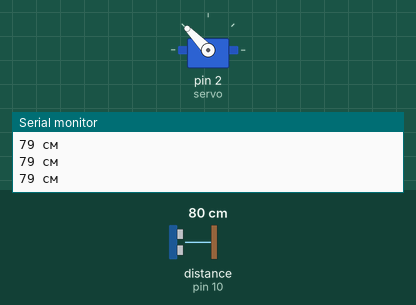
Simulated run of this sketch. Board: Arduino Uno, built with avr-gcc and run on an emulated ATmega328P. Shown: servo, the last lines printed to the serial monitor. Wiring (inferred from the names in the program): ultrasonic range finder: trigger pin 9; echo pin 10. The inputs (shaded band) are chosen by the test bench; at power-on: distance to the obstacle (sensor on pin 10) 80 cm. The echo pulse lasts 58.3 µs per cm.

Above: at 1.2 s.
1.3 s: distance to the obstacle (sensor on pin 10) set to 299 cm
At 2.0 s:
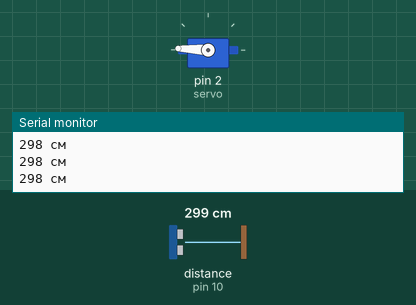
4.3 s: distance to the obstacle (sensor on pin 10) set to 18 cm
At 5.3 s:
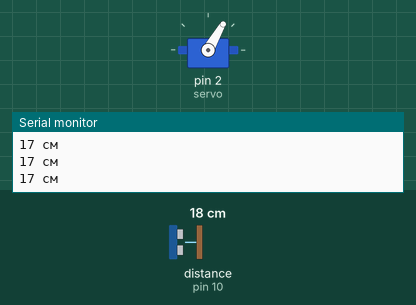
7.3 s: distance to the obstacle (sensor on pin 10) set to 250 cm
10.3 s: distance to the obstacle (sensor on pin 10) set to 2 cm
Timing chart, 0 to 14.3 s (numbered marks = the images above; inputs shaded):
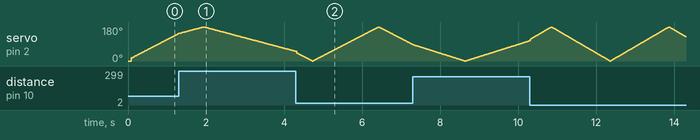

The sketch:

sketch_feb12a.ino
```cpp
#include <Servo.h>
int angle = 0;
const int trigPin = 9;
const int echoPin = 10;

Servo servo;

void setup() {
  servo.attach(2);
  Serial.begin(9600);

  pinMode(trigPin, OUTPUT);
  pinMode(echoPin, INPUT);
}

void loop() {
  for (angle = 0; angle <= 180; angle++) {
    servo.write(angle);
    digitalWrite(trigPin, LOW);
    delayMicroseconds(2);

    digitalWrite(trigPin, HIGH);
    delayMicroseconds(10);
    digitalWrite(trigPin, LOW);

    long duration = pulseIn(echoPin, HIGH);

    int distance = duration * 0.0343 / 2;

    Serial.print(distance);
    Serial.println(" см");
    //delay(10);
  }

  for (angle = 180; angle >= 0; angle--) {
    servo.write(angle);
    digitalWrite(trigPin, LOW);
    delayMicroseconds(2);

    digitalWrite(trigPin, HIGH);
    delayMicroseconds(10);
    digitalWrite(trigPin, LOW);

    long duration = pulseIn(echoPin, HIGH);

    int distance = duration * 0.0343 / 2;

    Serial.print(distance);
    Serial.println(" см");
    //delay(10);
  }


}
```
